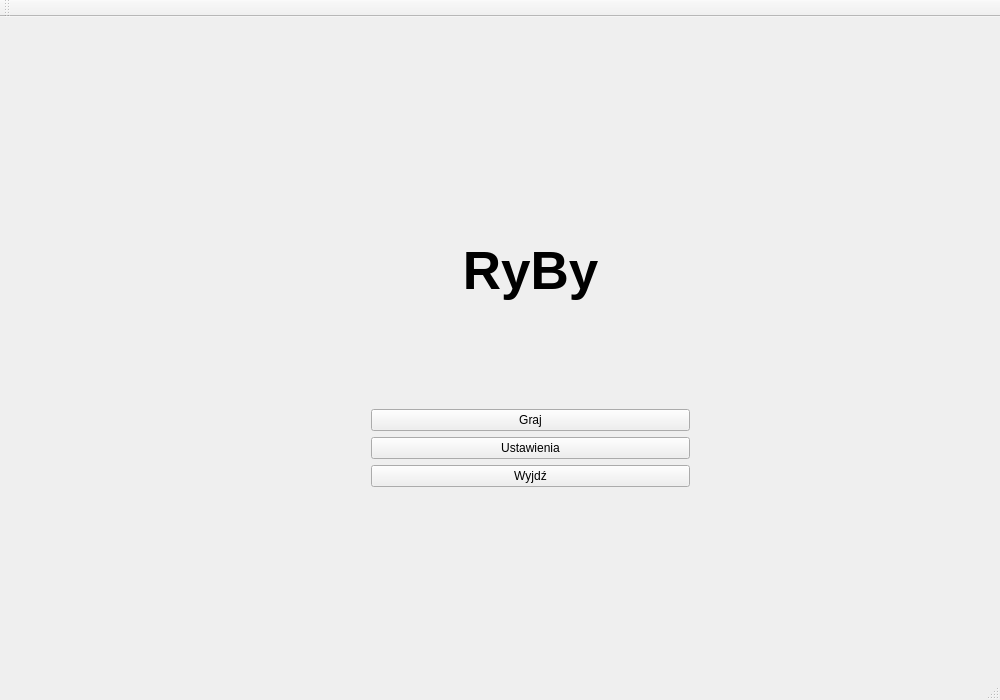
<?xml version="1.0" encoding="UTF-8"?>
<ui version="4.0">
 <class>MainWindow</class>
 <widget class="QMainWindow" name="MainWindow">
  <property name="geometry">
   <rect>
    <x>0</x>
    <y>0</y>
    <width>1000</width>
    <height>700</height>
   </rect>
  </property>
  <property name="windowTitle">
   <string>MainWindow</string>
  </property>
  <property name="styleSheet">
   <string notr="true"/>
  </property>
  <widget class="QWidget" name="centralWidget">
   <property name="styleSheet">
    <string notr="true"/>
   </property>
   <widget class="QStackedWidget" name="stackedWidget">
    <property name="geometry">
     <rect>
      <x>0</x>
      <y>0</y>
      <width>1060</width>
      <height>665</height>
     </rect>
    </property>
    <property name="styleSheet">
     <string notr="true"/>
    </property>
    <widget class="QWidget" name="MenuPage">
     <property name="cursor">
      <cursorShape>ArrowCursor</cursorShape>
     </property>
     <property name="styleSheet">
      <string notr="true"/>
     </property>
     <widget class="QWidget" name="layoutWidget">
      <property name="geometry">
       <rect>
        <x>360</x>
        <y>110</y>
        <width>341</width>
        <height>371</height>
       </rect>
      </property>
      <layout class="QVBoxLayout" name="verticalLayout_2">
       <item>
        <widget class="QLabel" name="label">
         <property name="font">
          <font>
           <pointsize>40</pointsize>
           <weight>75</weight>
           <bold>true</bold>
           <strikeout>false</strikeout>
          </font>
         </property>
         <property name="styleSheet">
          <string notr="true"/>
         </property>
         <property name="text">
          <string>RyBy</string>
         </property>
         <property name="alignment">
          <set>Qt::AlignCenter</set>
         </property>
        </widget>
       </item>
       <item>
        <layout class="QVBoxLayout" name="verticalLayout">
         <item>
          <widget class="QPushButton" name="PlayButton">
           <property name="text">
            <string>Graj</string>
           </property>
          </widget>
         </item>
         <item>
          <widget class="QPushButton" name="SettingsButton">
           <property name="text">
            <string>Ustawienia</string>
           </property>
          </widget>
         </item>
         <item>
          <widget class="QPushButton" name="ExitButton">
           <property name="text">
            <string>Wyjdź</string>
           </property>
          </widget>
         </item>
        </layout>
       </item>
      </layout>
     </widget>
    </widget>
    <widget class="QWidget" name="SettingsPage">
     <widget class="QLabel" name="label_3">
      <property name="geometry">
       <rect>
        <x>380</x>
        <y>10</y>
        <width>301</width>
        <height>81</height>
       </rect>
      </property>
      <property name="font">
       <font>
        <pointsize>40</pointsize>
       </font>
      </property>
      <property name="text">
       <string>Ustawienia</string>
      </property>
      <property name="alignment">
       <set>Qt::AlignCenter</set>
      </property>
     </widget>
     <widget class="QPushButton" name="SettingsToMenuButton">
      <property name="geometry">
       <rect>
        <x>430</x>
        <y>530</y>
        <width>181</width>
        <height>31</height>
       </rect>
      </property>
      <property name="text">
       <string>Back to menu</string>
      </property>
     </widget>
     <widget class="QTabWidget" name="SettingsTabs">
      <property name="geometry">
       <rect>
        <x>240</x>
        <y>100</y>
        <width>551</width>
        <height>401</height>
       </rect>
      </property>
      <property name="currentIndex">
       <number>1</number>
      </property>
      <widget class="QWidget" name="SoundTab">
       <attribute name="title">
        <string>Dźwięk</string>
       </attribute>
       <widget class="QLabel" name="label_4">
        <property name="geometry">
         <rect>
          <x>230</x>
          <y>30</y>
          <width>67</width>
          <height>17</height>
         </rect>
        </property>
        <property name="text">
         <string>Głośność</string>
        </property>
       </widget>
       <widget class="QLabel" name="label_5">
        <property name="geometry">
         <rect>
          <x>230</x>
          <y>140</y>
          <width>67</width>
          <height>17</height>
         </rect>
        </property>
        <property name="text">
         <string>Muzyka</string>
        </property>
       </widget>
       <widget class="QLabel" name="label_6">
        <property name="geometry">
         <rect>
          <x>230</x>
          <y>260</y>
          <width>67</width>
          <height>17</height>
         </rect>
        </property>
        <property name="text">
         <string>Dźwięki</string>
        </property>
       </widget>
       <widget class="QSlider" name="horizontalSlider">
        <property name="geometry">
         <rect>
          <x>109</x>
          <y>70</y>
          <width>331</width>
          <height>20</height>
         </rect>
        </property>
        <property name="orientation">
         <enum>Qt::Horizontal</enum>
        </property>
       </widget>
       <widget class="QSlider" name="horizontalSlider_3">
        <property name="geometry">
         <rect>
          <x>100</x>
          <y>300</y>
          <width>331</width>
          <height>20</height>
         </rect>
        </property>
        <property name="orientation">
         <enum>Qt::Horizontal</enum>
        </property>
       </widget>
       <widget class="QSlider" name="horizontalSlider_2">
        <property name="geometry">
         <rect>
          <x>100</x>
          <y>180</y>
          <width>331</width>
          <height>20</height>
         </rect>
        </property>
        <property name="orientation">
         <enum>Qt::Horizontal</enum>
        </property>
       </widget>
      </widget>
      <widget class="QWidget" name="ControlTab">
       <attribute name="title">
        <string>Sterowanie</string>
       </attribute>
       <widget class="QCheckBox" name="checkBox">
        <property name="geometry">
         <rect>
          <x>40</x>
          <y>70</y>
          <width>201</width>
          <height>61</height>
         </rect>
        </property>
        <property name="text">
         <string>Odwrócona oś X Joysticka</string>
        </property>
       </widget>
       <widget class="QCheckBox" name="checkBox_2">
        <property name="geometry">
         <rect>
          <x>30</x>
          <y>250</y>
          <width>211</width>
          <height>23</height>
         </rect>
        </property>
        <property name="text">
         <string>Odwrócona oś X Kontrolera</string>
        </property>
       </widget>
       <widget class="QCheckBox" name="checkBox_3">
        <property name="geometry">
         <rect>
          <x>320</x>
          <y>90</y>
          <width>201</width>
          <height>23</height>
         </rect>
        </property>
        <property name="text">
         <string>Odwrócona oś Y Joysticka</string>
        </property>
       </widget>
       <widget class="QCheckBox" name="checkBox_4">
        <property name="geometry">
         <rect>
          <x>320</x>
          <y>250</y>
          <width>211</width>
          <height>23</height>
         </rect>
        </property>
        <property name="text">
         <string>Odwrócona oś Y kontrolera</string>
        </property>
       </widget>
      </widget>
      <widget class="QWidget" name="ScreenTab">
       <attribute name="title">
        <string>Ekran</string>
       </attribute>
       <widget class="QSlider" name="BrightnessSlider">
        <property name="geometry">
         <rect>
          <x>180</x>
          <y>50</y>
          <width>160</width>
          <height>16</height>
         </rect>
        </property>
        <property name="maximum">
         <number>255</number>
        </property>
        <property name="value">
         <number>127</number>
        </property>
        <property name="orientation">
         <enum>Qt::Horizontal</enum>
        </property>
       </widget>
       <widget class="QSlider" name="horizontalSlider_5">
        <property name="geometry">
         <rect>
          <x>180</x>
          <y>150</y>
          <width>160</width>
          <height>16</height>
         </rect>
        </property>
        <property name="orientation">
         <enum>Qt::Horizontal</enum>
        </property>
       </widget>
       <widget class="QSlider" name="horizontalSlider_6">
        <property name="geometry">
         <rect>
          <x>180</x>
          <y>240</y>
          <width>160</width>
          <height>16</height>
         </rect>
        </property>
        <property name="orientation">
         <enum>Qt::Horizontal</enum>
        </property>
       </widget>
       <widget class="QLabel" name="label_7">
        <property name="geometry">
         <rect>
          <x>220</x>
          <y>30</y>
          <width>67</width>
          <height>17</height>
         </rect>
        </property>
        <property name="text">
         <string>Jasność</string>
        </property>
       </widget>
       <widget class="QLabel" name="label_8">
        <property name="geometry">
         <rect>
          <x>220</x>
          <y>120</y>
          <width>67</width>
          <height>17</height>
         </rect>
        </property>
        <property name="text">
         <string>Nasycenie</string>
        </property>
       </widget>
       <widget class="QLabel" name="label_9">
        <property name="geometry">
         <rect>
          <x>220</x>
          <y>220</y>
          <width>67</width>
          <height>17</height>
         </rect>
        </property>
        <property name="text">
         <string>Kontrast</string>
        </property>
       </widget>
       <widget class="QLabel" name="SoundLabel">
        <property name="geometry">
         <rect>
          <x>390</x>
          <y>50</y>
          <width>67</width>
          <height>17</height>
         </rect>
        </property>
        <property name="text">
         <string>127</string>
        </property>
       </widget>
      </widget>
     </widget>
    </widget>
    <widget class="QWidget" name="GamePage">
     <property name="cursor">
      <cursorShape>ArrowCursor</cursorShape>
     </property>
     <property name="styleSheet">
      <string notr="true"/>
     </property>
     <widget class="QTabWidget" name="GameTabs">
      <property name="geometry">
       <rect>
        <x>0</x>
        <y>0</y>
        <width>1000</width>
        <height>700</height>
       </rect>
      </property>
      <property name="tabPosition">
       <enum>QTabWidget::North</enum>
      </property>
      <property name="currentIndex">
       <number>0</number>
      </property>
      <widget class="QWidget" name="GameTabCasual">
       <attribute name="title">
        <string>Casual</string>
       </attribute>
       <widget class="QPushButton" name="GameToMenuButton">
        <property name="geometry">
         <rect>
          <x>440</x>
          <y>560</y>
          <width>141</width>
          <height>25</height>
         </rect>
        </property>
        <property name="text">
         <string>Back to menu</string>
        </property>
       </widget>
      </widget>
      <widget class="QWidget" name="GameTabSzarlotka">
       <attribute name="title">
        <string>Szarlotka</string>
       </attribute>
      </widget>
      <widget class="QWidget" name="GameTabPalma">
       <attribute name="title">
        <string>Palma</string>
       </attribute>
      </widget>
      <widget class="QWidget" name="GameTabLawa">
       <attribute name="title">
        <string>Lawa</string>
       </attribute>
      </widget>
     </widget>
    </widget>
   </widget>
  </widget>
  <widget class="QMenuBar" name="menuBar">
   <property name="geometry">
    <rect>
     <x>0</x>
     <y>0</y>
     <width>1000</width>
     <height>22</height>
    </rect>
   </property>
  </widget>
  <widget class="QToolBar" name="mainToolBar">
   <attribute name="toolBarArea">
    <enum>TopToolBarArea</enum>
   </attribute>
   <attribute name="toolBarBreak">
    <bool>false</bool>
   </attribute>
  </widget>
  <widget class="QStatusBar" name="statusBar"/>
 </widget>
 <layoutdefault spacing="6" margin="11"/>
 <resources/>
 <connections>
  <connection>
   <sender>ExitButton</sender>
   <signal>clicked()</signal>
   <receiver>MainWindow</receiver>
   <slot>close()</slot>
   <hints>
    <hint type="sourcelabel">
     <x>386</x>
     <y>424</y>
    </hint>
    <hint type="destinationlabel">
     <x>818</x>
     <y>446</y>
    </hint>
   </hints>
  </connection>
 </connections>
</ui>
